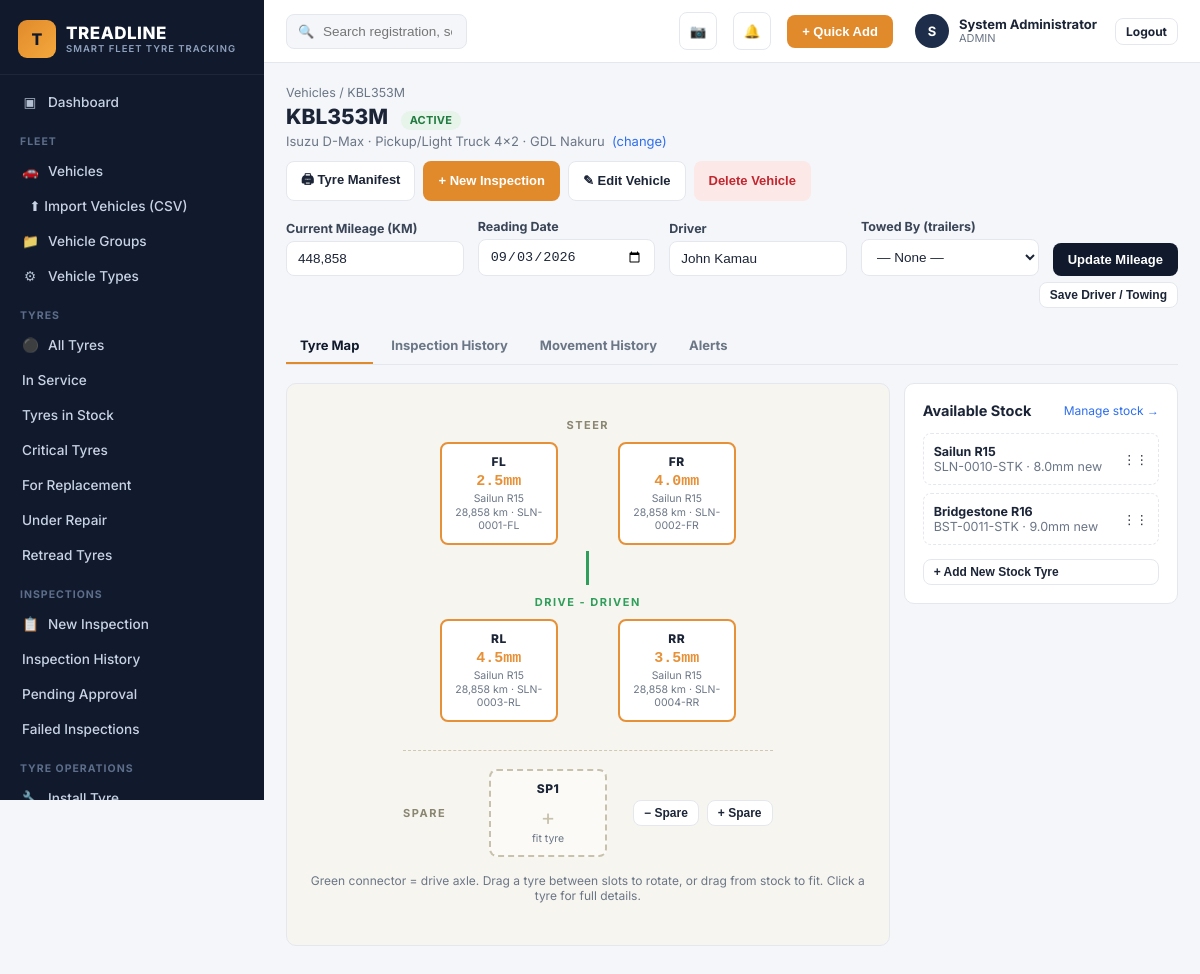
The app's page /vehicle_profile.php?id=1 (signed in) with its own data.
### tables this page shows
CREATE TABLE users (
    id INT AUTO_INCREMENT PRIMARY KEY,
    full_name VARCHAR(150) NOT NULL,
    username VARCHAR(100) UNIQUE NOT NULL,
    email VARCHAR(150) UNIQUE,
    password_hash VARCHAR(255) NOT NULL,
    role_id INT NOT NULL,
    branch_id INT NULL,
    phone VARCHAR(30),
    status ENUM('ACTIVE','SUSPENDED') DEFAULT 'ACTIVE',
    remember_token VARCHAR(255) NULL,
    reset_token VARCHAR(255) NULL,
    reset_expires DATETIME NULL,
    last_login DATETIME NULL,
    created_at DATETIME DEFAULT CURRENT_TIMESTAMP,
    FOREIGN KEY (role_id) REFERENCES roles(id)
);

CREATE TABLE roles (
    id INT AUTO_INCREMENT PRIMARY KEY,
    name VARCHAR(50) UNIQUE NOT NULL,
    description VARCHAR(255)
);

CREATE TABLE vehicles (
    id INT AUTO_INCREMENT PRIMARY KEY,
    plate_number VARCHAR(30) UNIQUE NOT NULL,
    fleet_number VARCHAR(30),
    vehicle_type_id INT NOT NULL,
    make VARCHAR(60),
    model VARCHAR(60),
    year YEAR,
    vin VARCHAR(60),
    branch_id INT NOT NULL,
    department VARCHAR(100),
    driver_name VARCHAR(150),
    current_mileage INT DEFAULT 0,
    mileage_reading_date DATE,
    status ENUM('ACTIVE','MAINTENANCE','OUT_OF_SERVICE','SOLD','ARCHIVED') DEFAULT 'ACTIVE',
    spare_count INT NOT NULL DEFAULT 1,
    towed_by_vehicle_id INT NULL COMMENT 'For trailers: the truck/prime mover that tows this trailer, if any',
    photo VARCHAR(255),
    date_added DATE DEFAULT (CURRENT_DATE),
    created_at DATETIME DEFAULT CURRENT_TIMESTAMP,
    FOREIGN KEY (vehicle_type_id) REFERENCES vehicle_types(id),
    FOREIGN KEY (branch_id) REFERENCES branches(id),
    FOREIGN KEY (towed_by_vehicle_id) REFERENCES vehicles(id)
);

CREATE TABLE vehicle_types (
    id INT AUTO_INCREMENT PRIMARY KEY,
    name VARCHAR(100) NOT NULL,
    axle_config ENUM('4X2','4X4','6X2','6X4','8X4','TRAILER_2AXLE','TRAILER_3AXLE','BUS') NOT NULL DEFAULT '4X2',
    positions JSON NOT NULL COMMENT 'Flattened array of tyre position codes, derived from layout_rows',
    layout_rows JSON NULL COMMENT 'Generic editable tyre-map layout: [{label, drive(bool), positions:[...]}, ...] - one row per axle/group',
    spare_default INT NOT NULL DEFAULT 1 COMMENT 'Default number of spare slots for a new vehicle of this type (0 = no spare, e.g. forklifts)'
);

CREATE TABLE branches (
    id INT AUTO_INCREMENT PRIMARY KEY,
    name VARCHAR(150) NOT NULL,
    code VARCHAR(30) UNIQUE NOT NULL,
    location VARCHAR(150),
    manager VARCHAR(150),
    contact VARCHAR(60),
    status ENUM('ACTIVE','INACTIVE') DEFAULT 'ACTIVE',
    created_at DATETIME DEFAULT CURRENT_TIMESTAMP
);

CREATE TABLE tyres (
    id INT AUTO_INCREMENT PRIMARY KEY,
    serial_number VARCHAR(100) UNIQUE NOT NULL,
    branding_code VARCHAR(100),
    brand VARCHAR(80) NOT NULL,
    model VARCHAR(80),
    size VARCHAR(30) NOT NULL,
    type ENUM('NEW','RETREAD','USED') DEFAULT 'NEW',
    new_tread_mm DECIMAL(4,1) NOT NULL DEFAULT 8.0,
    recommended_psi DECIMAL(5,1) NOT NULL DEFAULT 32.0,
    load_rating VARCHAR(20),
    speed_rating VARCHAR(10),
    purchase_date DATE,
    supplier_id INT,
    purchase_price DECIMAL(12,2) DEFAULT 0,
    warranty_info VARCHAR(150),
    expected_mileage INT DEFAULT 60000,
    expected_lifespan_days INT DEFAULT 730,
    storage_location VARCHAR(100),
     
    status ENUM('STOCK','IN_SERVICE','UNDER_REPAIR','RETREAD','REMOVED','SCRAP') DEFAULT 'STOCK',
     
    current_vehicle_id INT NULL,
    current_position VARCHAR(10) NULL,
    current_tread_mm DECIMAL(4,1) NULL,
    current_psi DECIMAL(5,1) NULL,
    install_odometer INT NULL,
    total_repairs INT DEFAULT 0,
    total_retreads INT DEFAULT 0,
    date_added DATE DEFAULT (CURRENT_DATE),
    created_at DATETIME DEFAULT CURRENT_TIMESTAMP,
    updated_at DATETIME DEFAULT CURRENT_TIMESTAMP ON UPDATE CURRENT_TIMESTAMP,
    FOREIGN KEY (supplier_id) REFERENCES suppliers(id),
    FOREIGN KEY (current_vehicle_id) REFERENCES vehicles(id)
);

### includes/functions.php (called while the page is built, shortened)
<?php
function current_user(): ?array {
    static $cache = null;
    if ($cache !== null) return $cache;
    $stmt = db()->prepare("SELECT u.*, r.name AS role_name, b.name AS branch_name
                           FROM users u JOIN roles r ON u.role_id = r.id
                           LEFT JOIN branches b ON u.branch_id = b.id
                           WHERE u.id = ?");
    $stmt->execute([$_SESSION['user_id']]);
    $cache = $stmt->fetch() ?: null;
    return $cache;
}
function can_edit(): bool {
    $u = current_user();
    return $u && in_array($u['role_name'], ['ADMIN','FLEET_MANAGER','TYRE_INSPECTOR','SUPERVISOR'], true);
}
function get_setting(string $key, $default = null) {
    static $settings = null;
    if ($settings === null) {
        $settings = [];
        foreach (db()->query("SELECT setting_key, setting_value FROM settings") as $row) {
            $settings[$row['setting_key']] = $row['setting_value'];
        }
    }
    return $settings[$key] ?? $default;
}
function tread_status(float $tread_mm): string {
    $critical = (float) get_setting('tread_critical_mm', 2.0);
    $watch = (float) get_setting('tread_watch_mm', 5.0);
    if ($tread_mm < $watch) return 'WATCH';
    return 'GOOD';
}
function e(?string $s): string { return htmlspecialchars($s ?? '', ENT_QUOTES, 'UTF-8'); }
function badge_class(string $status): string {
    return match (strtoupper($status)) {
        'CRITICAL' => 'badge-critical',
        'WATCH','WARNING','LOW','HIGH','MAINTENANCE','PENDING' => 'badge-watch',
        'GOOD','EXCELLENT','NORMAL','ACTIVE','APPROVED','IN_SERVICE' => 'badge-good',
        'STOCK' => 'badge-info',
        default => 'badge-muted',
    };
}

### config/db.php (called while the page is built, shortened)
<?php
function db(): PDO {
    static $pdo = null;
    if ($pdo === null) {
        try {
            $pdo = new PDO(
                "mysql:host=" . DB_HOST . ";dbname=" . DB_NAME . ";charset=utf8mb4",
                DB_USER,
                DB_PASS,
                [
                    PDO::ATTR_ERRMODE => PDO::ERRMODE_EXCEPTION,
                    PDO::ATTR_DEFAULT_FETCH_MODE => PDO::FETCH_ASSOC,
                    PDO::ATTR_EMULATE_PREPARES => false,
                ]
            );
        } catch (PDOException $e) {
            http_response_code(500);
            die('<h2>Database connection failed</h2><p>' . htmlspecialchars($e->getMessage()) . '</p><p>Check <code>config/db.php</code> and run <code>sql/schema.sql</code> first. See README.md.</p>');
        }
    }
    return $pdo;
}

### vehicle_profile.php (the view, shortened to what this page needs)
<?php
$id = (int)($_GET['id'] ?? 0);
$stmt = db()->prepare("SELECT v.*, b.name AS branch_name, vt.name AS type_name, vt.axle_config, vt.positions, vt.layout_rows,
  tb.plate_number AS towed_by_plate
  FROM vehicles v LEFT JOIN branches b ON b.id=v.branch_id LEFT JOIN vehicle_types vt ON vt.id=v.vehicle_type_id
  LEFT JOIN vehicles tb ON tb.id=v.towed_by_vehicle_id
  WHERE v.id = ?");
$stmt->execute([$id]);
$vehicle = $stmt->fetch();
$layoutRows = json_decode($vehicle['layout_rows'] ?? '[]', true);
$stmt = db()->prepare("SELECT * FROM tyres WHERE current_vehicle_id = ? AND status='IN_SERVICE'");
$stmt->execute([$id]);
$fitted = [];
foreach ($stmt->fetchAll() as $t) { $fitted[$t['current_position']] = $t; }
$spareCount = max(0, (int)$vehicle['spare_count']);
$critical = (float) get_setting('tread_critical_mm', 2.0);
function tyre_slot_html($pos, $tyre, $vehicleOdo) {
    if (!$tyre) {
        return "<div class=\"tyre-slot empty\" data-pos=\"$pos\" ondragover=\"event.preventDefault();this.classList.add('drag-over')\" ondragleave=\"this.classList.remove('drag-over')\" ondrop=\"onSlotDrop(event,'$pos')\">
                  <div class=\"pos\">$pos</div><div style=\"font-size:22px;margin:8px 0 2px;color:#c8c2ac;\">+</div><div class=\"meta\">fit tyre</div>
                </div>";
    }
    $status = tread_status((float)$tyre['current_tread_mm']);
    $mileage = $tyre['install_odometer'] ? max(0, $vehicleOdo - $tyre['install_odometer']) : 0;
    return "<div class=\"tyre-slot status-$status\" draggable=\"true\" data-pos=\"$pos\" data-tyre-id=\"{$tyre['id']}\"
              ondragstart=\"onSlotDragStart(event,'$pos',{$tyre['id']})\"
              ondragover=\"event.preventDefault();this.classList.add('drag-over')\" ondragleave=\"this.classList.remove('drag-over')\"
              ondrop=\"onSlotDrop(event,'$pos')\" onclick=\"openTyreDetail({$tyre['id']})\">
              <div class=\"pos\">$pos</div>
              <div class=\"tread\">" . number_format($tyre['current_tread_mm'],1) . "mm</div>
              <div class=\"meta\">" . e($tyre['brand']) . " " . e($tyre['size']) . "<br>" . number_format($mileage) . " km · " . e($tyre['serial_number']) . "</div>
            </div>";
}
include __DIR__ . '/includes/head.php';
include __DIR__ . '/includes/sidebar.php';
?>
<div class="tl-main">
<?php include __DIR__ . '/includes/topbar.php'; ?>
<div class="tl-content">
  <div class="tl-breadcrumb"><a href="vehicles.php">Vehicles</a> / <?= e($vehicle['plate_number']) ?></div>
  <div class="tl-page-head">
    <div>
      <h1><?= e($vehicle['plate_number']) ?> <span class="badge <?= badge_class($vehicle['status']) ?>" style="margin-left:8px;"><?= e($vehicle['status']) ?></span></h1>
      <div class="sub"><?= e($vehicle['make'].' '.$vehicle['model']) ?> · <?= e($vehicle['type_name']) ?> · <?= e($vehicle['branch_name']) ?>
        &nbsp;<a href="vehicles.php">(change)</a></div>
    </div>
    <div class="flex gap-2">
      <button class="btn btn-outline" onclick="location.href='report_manifest.php?vehicle_id=<?= $id ?>'">🖨 Tyre Manifest</button>
      <button class="btn btn-accent" onclick="location.href='inspection_new.php?vehicle_id=<?= $id ?>'">+ New Inspection</button>
      <?php if (can_edit()): ?>
        <button class="btn btn-outline" onclick="location.href='vehicles.php?edit=<?= $id ?>'">✎ Edit Vehicle</button>
        <button class="btn btn-danger" onclick="deleteVehicle(<?= $id ?>,'<?= e(addslashes($vehicle['plate_number'])) ?>')">Delete Vehicle</button>
      <?php endif; ?>
    </div>
  </div>
  <div class="form-row" style="grid-template-columns:1fr 1fr 1fr 1fr auto; align-items:end; margin-bottom:20px;">
    <div><label class="form-label">Current Mileage (KM)</label><input class="form-control" id="mileageInput" value="<?= number_format($vehicle['current_mileage']) ?>"></div>
    <div><label class="form-label">Reading Date</label><input class="form-control" type="date" id="mileageDate" value="<?= e($vehicle['mileage_reading_date'] ?: date('Y-m-d')) ?>"></div>
    <div><label class="form-label">Driver</label><input class="form-control" id="driverInput" value="<?= e($vehicle['driver_name']) ?>" <?= can_edit() ? '' : 'disabled' ?> placeholder="Assign a driver"></div>
    <div><label class="form-label">Towed By (trailers)</label>
      <select class="form-control" id="towedByInput" <?= can_edit() ? '' : 'disabled' ?>>
        <option value="">— None —</option>
      </select>
    </div>
    <button class="btn btn-primary" onclick="updateMileage(<?= $id ?>)">Update Mileage</button>
  </div>
  <?php if (can_edit()): ?>
  <div style="margin:-14px 0 20px;text-align:right;">
    <button class="btn btn-outline btn-sm" onclick="saveDriverAndTowing(<?= $id ?>)">Save Driver / Towing</button>
  </div>
  <?php endif; ?>
  <div class="tabs no-print">
    <a href="#overview" class="tab-link active" onclick="showTab(event,'overview')">Tyre Map</a>
    <a href="#inspections" class="tab-link" onclick="showTab(event,'inspections')">Inspection History</a>
    <a href="#history" class="tab-link" onclick="showTab(event,'history')">Movement History</a>
    <a href="#alerts" class="tab-link" onclick="showTab(event,'alerts')">Alerts</a>
  </div>
  <div id="tab-overview" class="tab-pane">
    <div class="form-row" style="grid-template-columns:2.2fr 1fr; align-items:start;">
      <div class="tyremap-wrap">
        <div class="tyremap" id="tyreMap" data-vehicle-id="<?= $id ?>" data-odo="<?= (int)$vehicle['current_mileage'] ?>">
          <?php foreach ($layoutRows as $ri => $row):
            $label = $row['label'] ?? '';
            $drive = !empty($row['drive']);
            $rowPositions = $row['positions'] ?? [];
            $gap = count($rowPositions) > 2 ? '14px' : '60px';
            $nextDrive = !empty($layoutRows[$ri + 1]['drive'] ?? false);
          ?>
            <div class="axle-label<?= $drive ? ' drive' : '' ?>"><?= e($label) ?></div>
            <div class="axle-row" style="gap:<?= $gap ?>;">
              <?php foreach ($rowPositions as $pos): ?>
                <?= tyre_slot_html($pos, $fitted[$pos] ?? null, $vehicle['current_mileage']) ?>
              <?php endforeach; ?>
            </div>
            <?php if ($ri < count($layoutRows) - 1): ?>
              <div class="axle-connector<?= ($drive || $nextDrive) ? ' drive-connector' : '' ?>"></div>
            <?php endif; ?>
          <?php endforeach; ?>
          <div class="spare-row">
            <div class="spare-label">SPARE</div>
            <div id="spareSlots" style="display:flex;gap:14px;flex-wrap:wrap;">
              <?php for ($i = 1; $i <= $spareCount; $i++): $sp = "SP$i"; ?>
                <div ondragover="event.preventDefault();this.classList.add('drag-over')" ondragleave="this.classList.remove('drag-over')" ondrop="onSlotDrop(event,'<?= $sp ?>')">
                  <?= tyre_slot_html($sp, $fitted[$sp] ?? null, $vehicle['current_mileage']) ?>
                </div>
              <?php endfor; ?>
            </div>
            <?php if (can_edit()): ?>
            <div class="flex gap-2 no-print" style="margin-left:10px;">
              <button class="btn btn-outline btn-sm" onclick="adjustSpare(<?= $id ?>,-1)" title="Remove last spare slot">&minus; Spare</button>
              <button class="btn btn-outline btn-sm" onclick="adjustSpare(<?= $id ?>,1)" title="Add another spare slot">+ Spare</button>
            </div>
            <?php endif; ?>
          </div>
        </div>
        <p class="text-muted" style="font-size:12px;margin-top:16px;text-align:center;">Green connector = drive axle. Drag a tyre between slots to rotate, or drag from stock to fit. Click a tyre for full details.</p>
      </div>
      <div class="tl-card">
        <div class="tl-card-head"><h3>Available Stock</h3><a href="stock.php" style="font-size:12px;">Manage stock →</a></div>
        <div id="stockList"><?php include __DIR__ . '/includes/stock_list_partial.php'; ?></div>
        <button class="btn btn-outline btn-sm" style="width:100%;margin-top:6px;" onclick="TL.openModal('addStockModal')">+ Add New Stock Tyre</button>
      </div>
    </div>
  </div>
</div>
</div>
<?php include __DIR__ . '/includes/foot.php'; ?>

### includes/topbar.php (shortened to what this page needs)
<?php
$__u = current_user();
?>
<header class="tl-topbar">
  <form class="tl-search" action="search.php" method="get">
    <span class="ic">&#128269;</span>
    <input type="text" name="q" placeholder="Search registration, serial, branding code..." value="<?= e($_GET['q'] ?? '') ?>">
  </form>
  <button class="tl-icon-btn" title="Scan Tyre" onclick="location.href='scan.php'">&#128247;</button>
  <button class="tl-icon-btn" title="Notifications" onclick="location.href='alerts.php'">
    &#128276;
  </button>
  <button class="btn btn-accent" onclick="location.href='quick_add.php'">+ Quick Add</button>
  <div class="tl-profile">
    <div class="tl-avatar"><?= e(strtoupper(substr($__u['full_name'] ?? 'U',0,1))) ?></div>
    <div>
      <div class="name"><?= e($__u['full_name'] ?? '') ?></div>
      <div class="role"><?= e($__u['role_name'] ?? '') ?><?= !empty($__u['branch_name']) ? ' · '.e($__u['branch_name']) : '' ?></div>
    </div>
    <a href="logout.php" class="btn btn-outline btn-sm" style="margin-left:8px;">Logout</a>
  </div>
</header>

### includes/stock_list_partial.php
<?php
$stockTyres = db()->query("SELECT * FROM tyres WHERE status='STOCK' ORDER BY date_added DESC")->fetchAll();
if (!$stockTyres) {
    echo '<p class="text-muted" style="font-size:13px;">No stock tyres available. <a href="stock.php">Add one</a>.</p>';
} else {
    foreach ($stockTyres as $s) {
        echo '<div class="stock-tyre" draggable="true" data-tyre-id="'.(int)$s['id'].'" ondragstart="onStockDragStart(event,'.(int)$s['id'].')">
                <div><b>'.e($s['brand']).' '.e($s['size']).'</b><br><span class="text-muted">'.e($s['serial_number']).' · '.number_format($s['new_tread_mm'],1).'mm new</span></div>
                <span>&#8942;&#8942;</span>
              </div>';
    }
}

### records on screen
users: full_name "S", full_name "System Administrator", role.name "ADMIN"
vehicles: plate_number "KBL353M", status "ACTIVE", make+model "Isuzu D-Max", vehicle_type.name "Pickup/Light Truck 4x2", branch.name "GDL Nakuru", current_mileage "448,858", mileage_reading_date "09/03/2026", driver_name "John Kamau"
tyres: pos "FL", current_tread_mm "2.5", brand "Sailun", size "R15", install_odometer.current_mileage "28,858", serial_number "SLN-0001-FL"
tyres: pos "FR", current_tread_mm "4.0", brand "Sailun", size "R15", install_odometer.current_mileage "28,858", serial_number "SLN-0002-FR"
tyres: pos "RL", current_tread_mm "4.5", brand "Sailun", size "R15", install_odometer.current_mileage "28,858", serial_number "SLN-0003-RL"
tyres: pos "RR", current_tread_mm "3.5", brand "Sailun", size "R15", install_odometer.current_mileage "28,858", serial_number "SLN-0004-RR"
tyres: brand "Sailun", size "R15", serial_number "SLN-0010-STK", new_tread_mm "8.0"
tyres: brand "Bridgestone", size "R16", serial_number "BST-0011-STK", new_tread_mm "9.0"

### other values on screen
$label "STEER"
$label "DRIVE - DRIVEN"
